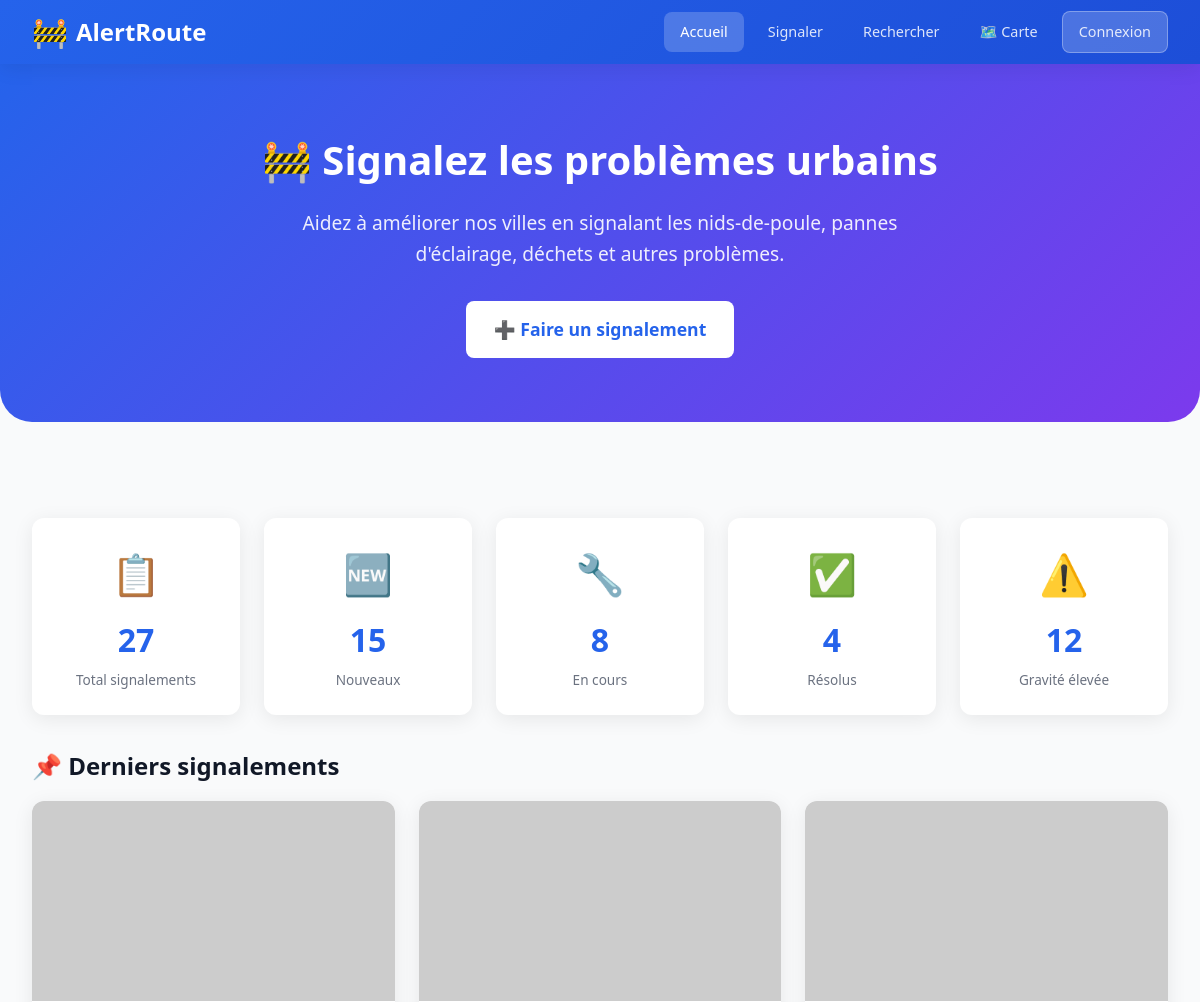
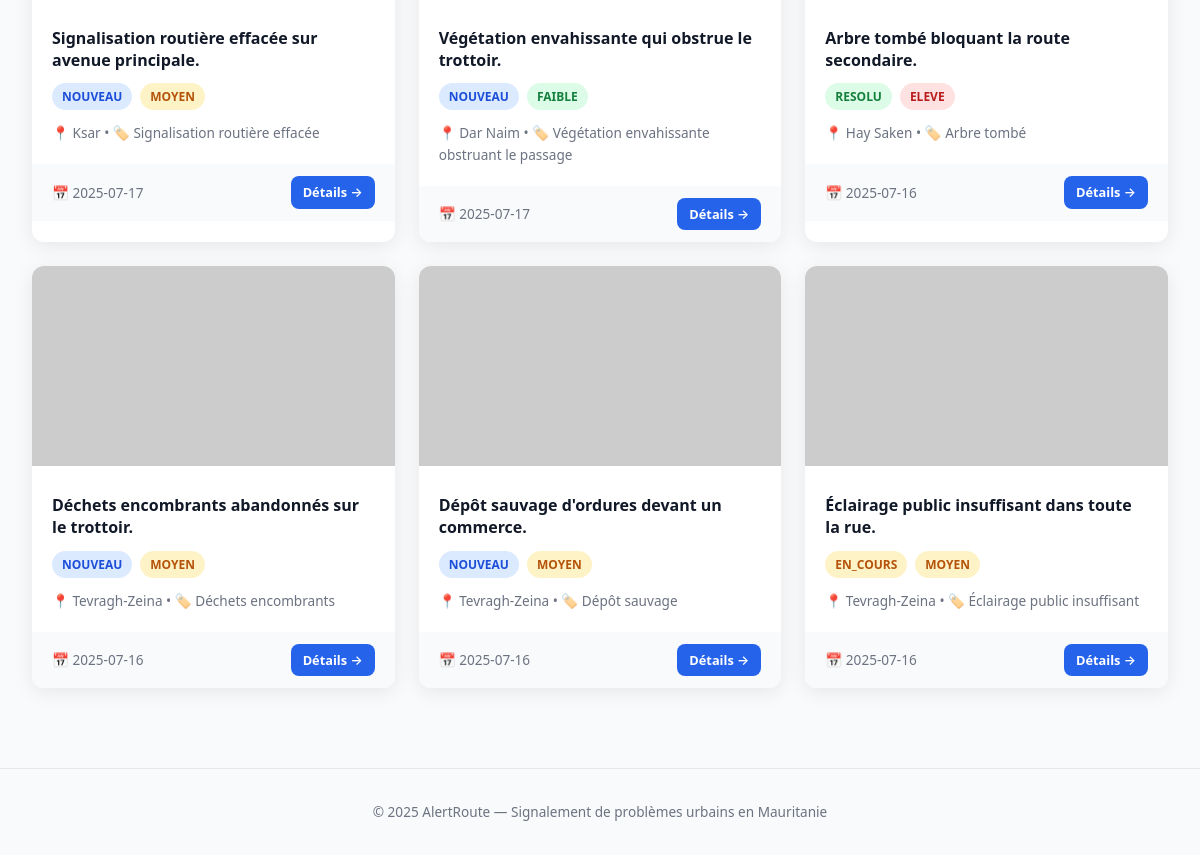
The page / on the database its author committed (2 pictures, top to bottom).
### tables this page shows
CREATE TABLE signalement (
  id                INT UNSIGNED AUTO_INCREMENT PRIMARY KEY,
  description       TEXT NOT NULL,
  date_signalement  DATE NOT NULL,
  type_probleme_id  INT UNSIGNED,
  photo_id          INT UNSIGNED DEFAULT NULL,
  photo_id2         INT UNSIGNED DEFAULT NULL,
  photo_id3         INT UNSIGNED DEFAULT NULL,
  quartier_id       INT UNSIGNED,
  etat              ENUM('nouveau','en_cours','resolu','rejete') NOT NULL DEFAULT 'nouveau',
  niveau_de_gravite ENUM('faible','moyen','eleve') NOT NULL DEFAULT 'faible',
  latitude          DECIMAL(10,7),
  longitude         DECIMAL(10,7),
  utilisateur_id    INT UNSIGNED DEFAULT NULL,
  image_path        VARCHAR(500) DEFAULT NULL,
  FOREIGN KEY (type_probleme_id) REFERENCES typeprobleme(id) ON DELETE SET NULL,
  FOREIGN KEY (quartier_id)      REFERENCES quartier(id)      ON DELETE SET NULL,
  FOREIGN KEY (photo_id)         REFERENCES photo(id)          ON DELETE SET NULL,
  FOREIGN KEY (photo_id2)        REFERENCES photo(id)          ON DELETE SET NULL,
  FOREIGN KEY (photo_id3)        REFERENCES photo(id)          ON DELETE SET NULL
);

CREATE TABLE quartier (
  id        INT UNSIGNED AUTO_INCREMENT PRIMARY KEY,
  nom       VARCHAR(100) NOT NULL,
  ville_id  INT UNSIGNED NOT NULL,
  latitude  DECIMAL(10,7),
  longitude DECIMAL(10,7),
  FOREIGN KEY (ville_id) REFERENCES ville(id) ON DELETE CASCADE
);

CREATE TABLE typeprobleme (
  id   INT UNSIGNED AUTO_INCREMENT PRIMARY KEY,
  nom  VARCHAR(100) NOT NULL UNIQUE
);

### config.php (called while the page is built, shortened)
<?php
function isLoggedIn() {
    return isset($_SESSION['user_id']);
}
function sanitize($str) {
    return htmlspecialchars(trim($str), ENT_QUOTES, 'UTF-8');
}
?>

### index.php (the view, shortened to what this page needs)
<?php require_once 'config.php';
$stats = [];
$stats['total'] = $pdo->query("SELECT COUNT(*) FROM signalement")->fetchColumn();
$stats['nouveau'] = $pdo->query("SELECT COUNT(*) FROM signalement WHERE etat='nouveau'")->fetchColumn();
$stats['en_cours'] = $pdo->query("SELECT COUNT(*) FROM signalement WHERE etat='en_cours'")->fetchColumn();
$stats['resolu'] = $pdo->query("SELECT COUNT(*) FROM signalement WHERE etat='resolu'")->fetchColumn();
$stats['eleve'] = $pdo->query("SELECT COUNT(*) FROM signalement WHERE niveau_de_gravite='eleve'")->fetchColumn();
$derniers = $pdo->query("
    SELECT s.*, t.nom AS type_probleme, q.nom AS quartier, p.url AS photo_url
    FROM signalement s
    LEFT JOIN typeprobleme t ON t.id = s.type_probleme_id
    LEFT JOIN quartier q ON q.id = s.quartier_id
    LEFT JOIN photo p ON p.id = s.photo_id
    ORDER BY s.date_signalement DESC
    LIMIT 6
")->fetchAll();
?>
<!DOCTYPE html>
<html lang="fr">
<head>
    <link rel="stylesheet" href="css/style.css">
    <link rel="stylesheet" href="https://unpkg.com/leaflet@1.9.4/dist/leaflet.css">
</head>
<body>
<div class="navbar">
    <a href="index.php" class="logo">
        <span>🚧</span> AlertRoute
    </a>
    <nav>
        <a href="index.php" class="active">Accueil</a>
        <a href="formulaire.php">Signaler</a>
        <a href="search.php">Rechercher</a>
        <a href="alertlocal.php">🗺️ Carte</a>
        <?php if (isLoggedIn()): ?>
            <a href="logout.php" class="btn-nav">Déconnexion</a>
        <?php else: ?>
            <a href="login.php" class="btn-nav">Connexion</a>
        <?php endif; ?>
    </nav>
</div>
<div class="hero">
    <h1>🚧 Signalez les problèmes urbains</h1>
    <p>Aidez à améliorer nos villes en signalant les nids-de-poule, pannes d'éclairage, déchets et autres problèmes.</p>
    <a href="formulaire.php" class="btn btn-lg" style="background:white;color:var(--primary);">
        ➕ Faire un signalement
    </a>
</div>
<div class="container">
    <div class="stats-grid">
        <div class="stat-card">
            <div class="stat-icon">📋</div>
            <div class="stat-number"><?= $stats['total'] ?></div>
            <div class="stat-label">Total signalements</div>
        </div>
        <div class="stat-card">
            <div class="stat-icon">🆕</div>
            <div class="stat-number"><?= $stats['nouveau'] ?></div>
            <div class="stat-label">Nouveaux</div>
        </div>
        <div class="stat-card">
            <div class="stat-icon">🔧</div>
            <div class="stat-number"><?= $stats['en_cours'] ?></div>
            <div class="stat-label">En cours</div>
        </div>
        <div class="stat-card">
            <div class="stat-icon">✅</div>
            <div class="stat-number"><?= $stats['resolu'] ?></div>
            <div class="stat-label">Résolus</div>
        </div>
        <div class="stat-card">
            <div class="stat-icon">⚠️</div>
            <div class="stat-number"><?= $stats['eleve'] ?></div>
            <div class="stat-label">Gravité élevée</div>
        </div>
    </div>
    <h2 style="margin:2rem 0 1rem;">📌 Derniers signalements</h2>
    <div class="sig-grid">
        <?php foreach ($derniers as $s): ?>
        <div class="sig-card">
            <?php if ($s['photo_url']): ?>
                <img src="<?= sanitize($s['photo_url']) ?>" alt="Photo signalement"
                     onerror="this.src='https://via.placeholder.com/400x200/e5e7eb/6b7280?text=Pas+de+photo'">
            <?php else: ?>
                <img src="https://via.placeholder.com/400x200/e5e7eb/6b7280?text=Pas+de+photo" alt="Pas de photo">
            <?php endif; ?>
            <div class="sig-body">
                <h3><?= sanitize($s['description']) ?></h3>
                <div class="sig-meta">
                    <span class="badge badge-<?= $s['etat'] ?>"><?= $s['etat'] ?></span>
                    <span class="badge badge-<?= $s['niveau_de_gravite'] ?>"><?= $s['niveau_de_gravite'] ?></span>
                </div>
                <p style="color:var(--gray-500);font-size:0.85rem;">
                    📍 <?= sanitize($s['quartier'] ?? 'Non précisé') ?>
                    &bull; 🏷️ <?= sanitize($s['type_probleme'] ?? 'Non précisé') ?>
                </p>
            </div>
            <div class="sig-footer">
                <span>📅 <?= $s['date_signalement'] ?></span>
                <a href="report_details.php?id=<?= $s['id'] ?>" class="btn btn-sm btn-primary">Détails →</a>
            </div>
        </div>
        <?php endforeach; ?>
    </div>
</div>
<div class="footer">
    &copy; 2025 AlertRoute — Signalement de problèmes urbains en Mauritanie
</div>
</body>
</html>

### css/style.css (style rules this page uses)
* { margin: 0; padding: 0; box-sizing: border-box; }
:root { --primary: #2563eb; --primary-dark: #1d4ed8; --danger: #dc2626; --warning: #f59e0b; --success: #16a34a; --gray-50: #f9fafb; --gray-100: #f3f4f6; --gray-200: #e5e7eb; --gray-300: #d1d5db; --gray-500: #6b7280; --gray-700: #374151; --gray-900: #111827; --radius: 12px; --shadow: 0 4px 20px rgba(0,0,0,0.08); --shadow-lg: 0 10px 40px rgba(0,0,0,0.12); }
body { font-family: 'Segoe UI', system-ui, -apple-system, sans-serif; background: var(--gray-50); color: var(--gray-900); line-height: 1.6; }
.navbar { background: linear-gradient(135deg, var(--primary), var(--primary-dark)); padding: 0 2rem; display: flex; justify-content: space-between; align-items: center; height: 64px; box-shadow: var(--shadow); position: sticky; top: 0; z-index: 1000; }
.navbar .logo { color: white; font-size: 1.5rem; font-weight: 800; text-decoration: none; display: flex; align-items: center; gap: 8px; }
.navbar .logo span { font-size: 1.8rem; }
.navbar nav { display: flex; gap: 0.5rem; align-items: center; }
.navbar nav a { color: rgba(255,255,255,0.85); text-decoration: none; padding: 8px 16px; border-radius: 8px; font-size: 0.9rem; font-weight: 500; transition: all 0.2s; }
.navbar nav a:hover, .navbar nav a.active { background: rgba(255,255,255,0.2); color: white; }
.navbar nav a.btn-nav { background: rgba(255,255,255,0.2); border: 1px solid rgba(255,255,255,0.3); }
.container { max-width: 1200px; margin: 0 auto; padding: 2rem; }
.hero { background: linear-gradient(135deg, var(--primary), #7c3aed); color: white; padding: 4rem 2rem; text-align: center; border-radius: 0 0 2rem 2rem; margin-bottom: 2rem; }
.hero h1 { font-size: 2.5rem; font-weight: 800; margin-bottom: 1rem; }
.hero p { font-size: 1.2rem; opacity: 0.9; max-width: 600px; margin: 0 auto 2rem; }
.stats-grid { display: grid; grid-template-columns: repeat(auto-fit, minmax(200px, 1fr)); gap: 1.5rem; margin: 2rem 0; }
.stat-card { background: white; border-radius: var(--radius); padding: 1.5rem; text-align: center; box-shadow: var(--shadow); transition: transform 0.2s; }
.stat-card .stat-icon { font-size: 2.5rem; margin-bottom: 0.5rem; }
.stat-card .stat-number { font-size: 2rem; font-weight: 800; color: var(--primary); }
.stat-card .stat-label { color: var(--gray-500); font-size: 0.85rem; margin-top: 4px; }
.btn { display: inline-flex; align-items: center; gap: 8px; padding: 10px 20px; border: none; border-radius: 8px; font-size: 0.95rem; font-weight: 600; cursor: pointer; text-decoration: none; transition: all 0.2s; font-family: inherit; }
.btn-primary { background: var(--primary); color: white; }
.btn-sm { padding: 6px 12px; font-size: 0.8rem; }
.btn-lg { padding: 14px 28px; font-size: 1.1rem; }
.badge { display: inline-block; padding: 4px 10px; border-radius: 20px; font-size: 0.75rem; font-weight: 700; text-transform: uppercase; }
.badge-nouveau { background: #dbeafe; color: #1d4ed8; }
.badge-en_cours { background: #fef3c7; color: #b45309; }
.badge-resolu { background: #dcfce7; color: #15803d; }
.badge-faible { background: #dcfce7; color: #15803d; }
.badge-moyen { background: #fef3c7; color: #b45309; }
.badge-eleve { background: #fee2e2; color: #b91c1c; }
.sig-grid { display: grid; grid-template-columns: repeat(auto-fill, minmax(340px, 1fr)); gap: 1.5rem; }
.sig-card { background: white; border-radius: var(--radius); box-shadow: var(--shadow); overflow: hidden; transition: transform 0.2s, box-shadow 0.2s; }
.sig-card img { width: 100%; height: 200px; object-fit: cover; }
.sig-card .sig-body { padding: 1.25rem; }
.sig-card .sig-body h3 { font-size: 1rem; margin-bottom: 0.5rem; line-height: 1.4; }
.sig-card .sig-meta { display: flex; gap: 8px; flex-wrap: wrap; margin: 0.75rem 0; }
.sig-card .sig-footer { display: flex; justify-content: space-between; align-items: center; padding: 0.75rem 1.25rem; background: var(--gray-50); font-size: 0.85rem; color: var(--gray-500); }
.footer { text-align: center; padding: 2rem; color: var(--gray-500); font-size: 0.85rem; margin-top: 3rem; border-top: 1px solid var(--gray-200); }

### rows shown on the page
signalement: description "Signalisation routière effacée sur avenue principale.", etat "NOUVEAU", niveau_de_gravite "MOYEN", quartier.nom "Ksar", type_probleme.nom "Signalisation routière effacée", date_signalement "2025-07-17"
signalement: description "Végétation envahissante qui obstrue le trottoir.", etat "NOUVEAU", niveau_de_gravite "FAIBLE", quartier.nom "Dar Naim", type_probleme.nom "Végétation envahissante obstruant le passage", date_signalement "2025-07-17"
signalement: description "Arbre tombé bloquant la route secondaire.", etat "RESOLU", niveau_de_gravite "ELEVE", quartier.nom "Hay Saken", type_probleme.nom "Arbre tombé", date_signalement "2025-07-16"
signalement: description "Déchets encombrants abandonnés sur le trottoir.", etat "NOUVEAU", niveau_de_gravite "MOYEN", quartier.nom "Tevragh-Zeina", type_probleme.nom "Déchets encombrants", date_signalement "2025-07-16"
signalement: description "Dépôt sauvage d'ordures devant un commerce.", etat "NOUVEAU", niveau_de_gravite "MOYEN", quartier.nom "Tevragh-Zeina", type_probleme.nom "Dépôt sauvage", date_signalement "2025-07-16"
signalement: description "Éclairage public insuffisant dans toute la rue.", etat "EN_COURS", niveau_de_gravite "MOYEN", quartier.nom "Tevragh-Zeina", type_probleme.nom "Éclairage public insuffisant", date_signalement "2025-07-16"

### other values the page prints
$stats['total'] "27"
$stats['nouveau'] "15"
$stats['en_cours'] "8"
$stats['resolu'] "4"
$stats['eleve'] "12"
